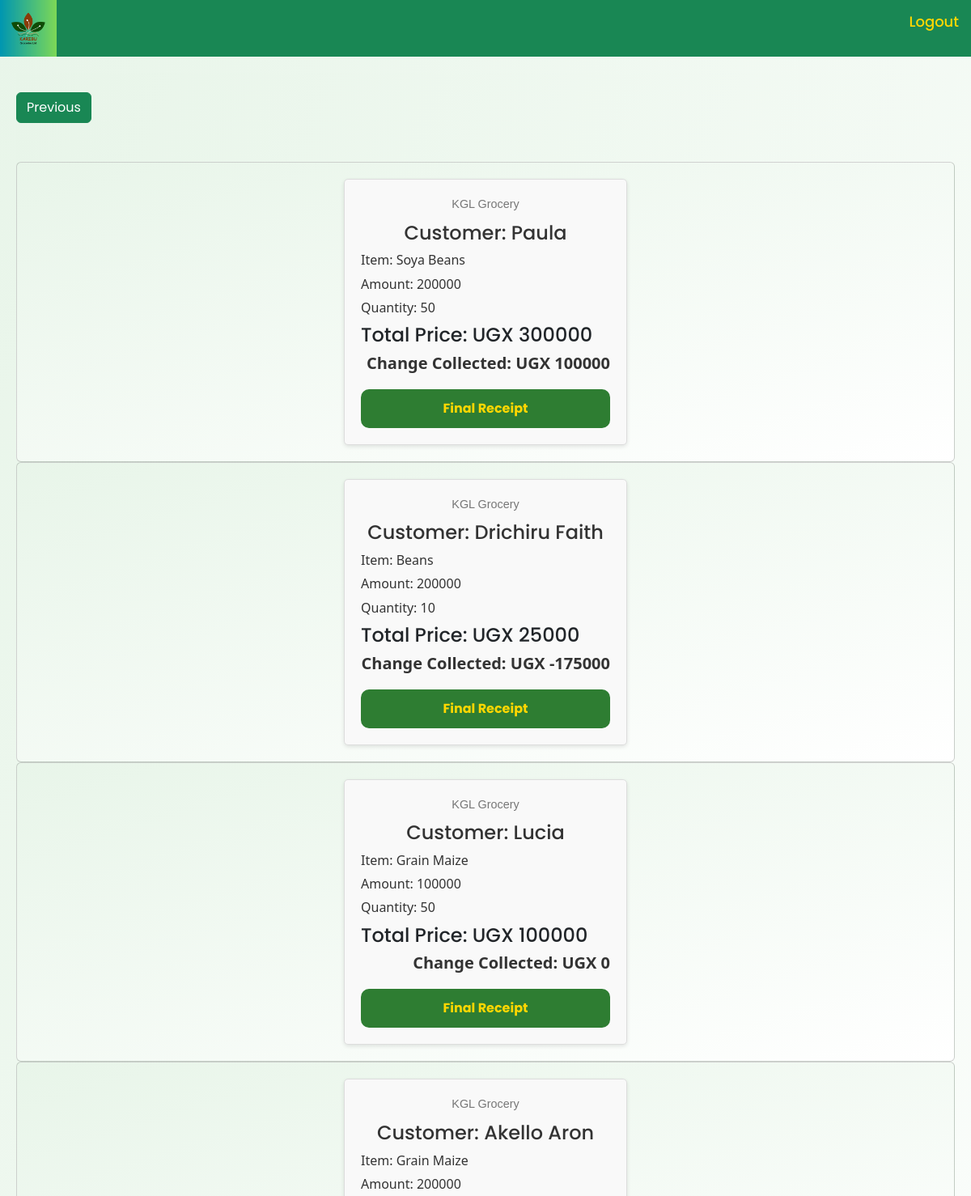
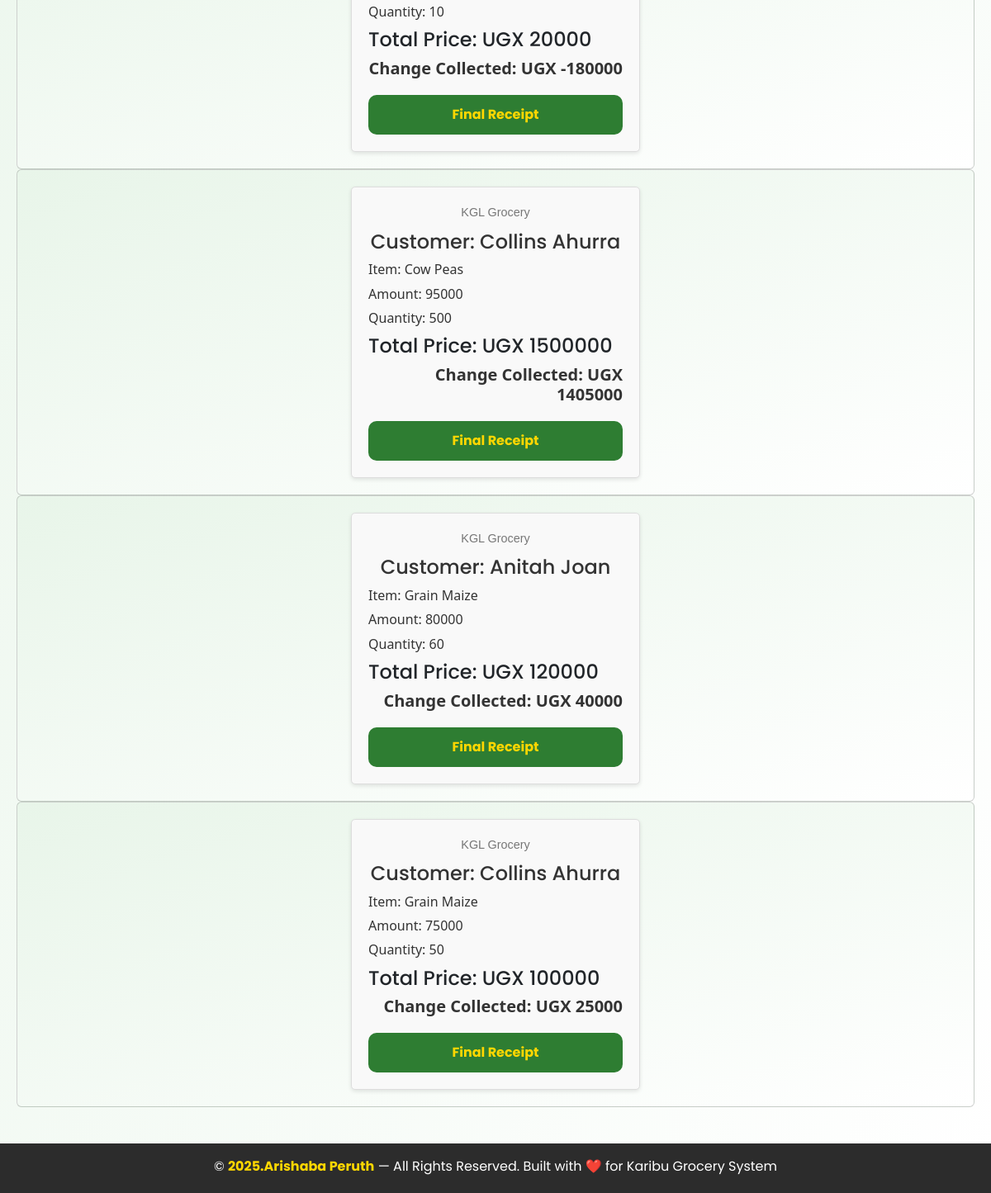
The app's page /receipt/ (signed in) with its own data (2 pictures, top to bottom).
### homeapp/models.py (models this page shows, shortened)
class Sale(models.Model):
    Name_of_produce = models.ForeignKey(Stock, blank=True, null=True, on_delete=models.CASCADE)
    item_name = models.CharField(blank=True, null=True)
    Tonnage_in_kgs = models.IntegerField(blank=False)
    Amount_paid = models.IntegerField(default=0,blank=False)
    Branch = models.ForeignKey(Branch, blank=True, null=True, on_delete=models.CASCADE)
    Sales_agent_name = models.CharField(blank=False)
    Date_time = models.DateTimeField(auto_now_add=True)
    Name_of_buyer = models.CharField(blank=True)
    method_of_payment = models.CharField(choices=[("Cash", "Cash"), ("Credit", "Credit")],blank=True, null=True)
    def get_amount_paid(self):
        amount_paid = self.Tonnage_in_kgs * self.Name_of_produce.Unit_price
        return int(amount_paid)
    def get_change(self):
        change = self.get_amount_paid() - self.Amount_paid
        return (int(change))

class Stock(models.Model):
    Name_of_produce = models.CharField(max_length=100, null=True)
    Produce_type = models.CharField(choices=[("Internal","Internal"), ("External","External")] ,blank=True, null=True)
    Date = models.DateField(auto_now_add=True)
    Tonnage_in_kgs = models.IntegerField(blank=False, default=0)
    total_quantity = models.IntegerField(default=0,blank=True, null=True)
    Cost = models.IntegerField(blank=False, default=0)
    Unit_price = models.IntegerField(blank=True, null=True)
    Dealer_name = models.CharField(blank=False, default=0)
    Branch = models.ForeignKey(Branch,blank=True, null=True, on_delete=models.CASCADE)
    Contact = models.IntegerField(default=0, blank=False)
    received_quantity = models.IntegerField(default=0,blank=True,null=True)
    def __str__(self):
        return self.Name_of_produce

### homeapp/views.py (the view)
# urls.py: path('receipt/',views.receipt, name='receipt'),
@login_required
def receipt(request):
    if request.user.is_manager or request.user.is_manager_2:
        branch_name = 'Maganjo' if request.user.is_manager else 'Matugga'
        branch = Branch.objects.get(branch_name=branch_name)
        sales = Sale.objects.filter(Branch=branch).order_by('-id')
    elif request.user.is_salesagent or request.user.is_salesagent_2:
        branch_name = 'Maganjo' if request.user.is_salesagent else 'Matugga'
        branch = Branch.objects.get(branch_name=branch_name)
        sales = Sale.objects.filter(Branch=branch).order_by('-id')
    else:
        sales = Sale.objects.all().order_by('-id')
    return render(request, 'homeapp/receipt.html', {'sales': sales})

### homeapp/templates/homeapp/receipt.html (shortened to what this page needs)
{% extends 'homeapp/base.html' %}
{% load static %}
{% block content %}
<main style=" background: linear-gradient(to bottom right, #e8f5e9, #ffffff); margin: 20px;">
    <link rel="stylesheet" href="{% static 'receipt.css' %}">
    <br>
    <div>
        {% if user.is_salesagent or user.is_salesagent_2 %}
        <a href="{% url 'salesagent' %}"><button class="btn btn-success">Previous</button></a>
        {% endif %}
    </div>
<br><br>
    {% for sale in sales %}
        <div class="card" style=" background: linear-gradient(to bottom right, #e8f5e9, #ffffff);">
            <div class="card-body">
                <h3>
                    Customer: {{ sale.Name_of_buyer }}
                </h3>
                <h6>Item: {{ sale.Name_of_produce }}</h6>
                <h6>Amount: {{ sale.Amount_paid }}</h6>
                <h6>Quantity: {{ sale.Tonnage_in_kgs }}</h6>
                <h4>Total Price: UGX {{ sale.get_amount_paid }}</h4>
                <div style="flex: 1">
                    <h5 class="card-text">
                        Change Collected: UGX {{ sale.get_change }}
                    </h5>
                    <a href="{% url 'receipt_detail' sale.id %}"><button type="submit"  class="btn btn-danger" style="color: gold;">Final Receipt</button></a>
                </div>
            </div>
        </div>
    {% endfor %}
</main>
{% endblock %}

### homeapp/static/base.css (style rules this page uses)
* { margin: 0; padding: 0; box-sizing: border-box; font-family: 'Poppins', sans-serif; }
body { padding-top: 70px; }

### homeapp/static/login.css (style rules this page uses)
.card-body { background-color: rgba(255, 255, 255, 0.9); border-radius: 16px; padding: 40px 30px; max-width: 380px; width: 100%; box-shadow: 0 12px 30px rgba(0, 0, 0, 0.1); backdrop-filter: blur(4px); }
.card-body h5, .card-body h6 { font-family: 'Segoe UI', sans-serif; margin-bottom: 10px; color: #333; }
.card-body button[type="submit"] { width: 100%; padding: 12px; margin-top: 10px; background-color: #2e7d32; color: white; border: none; border-radius: 10px; font-size: 16px; font-weight: bold; transition: background-color 0.3s ease; }

### homeapp/static/dashboard1.css (style rules this page uses)
*, *::before, *::after { margin: 0; padding: 0; box-sizing: border-box; }
html { height: 100%; }
body { min-height: 100vh; display: flex; flex-direction: column; background-color: #f5f6fa; }

### homeapp/static/receipt.css (style rules this page uses)
.card-body { font-family: 'Arial', sans-serif; padding: 20px; border: 1px solid #ddd; border-radius: 5px; width: 350px; margin: 20px auto; box-shadow: 0 2px 5px rgba(0, 0, 0, 0.1); background-color: #f9f9f9; }
h3 { color: #333; font-size: 1.5em; margin-top: 0; margin-bottom: 10px; text-align: center; }
h6 { color: #555; font-size: 1em; margin-bottom: 5px; }
.card-text { color: #007bff; font-weight: bold; text-align: right; margin-bottom: 15px; }
.btn-danger { background-color: #dc3545; color: white; border: none; padding: 10px 15px; border-radius: 5px; cursor: pointer; font-size: 1em; transition: background-color 0.3s ease; width: 100%; box-sizing: border-box; }
.card-body::before { content: 'KGL Grocery'; display: block; text-align: center; color: #777; font-size: 0.9em; margin-bottom: 10px; }

### records on screen
Sale: Name_of_buyer "Paula", Name_of_produce "Soya Beans", Amount_paid "200000", Tonnage_in_kgs "50", get_amount_paid "300000", get_change "100000"
Sale: Name_of_buyer "Drichiru Faith", Name_of_produce "Beans", Amount_paid "200000", Tonnage_in_kgs "10", get_amount_paid "25000", get_change "-175000"
Sale: Name_of_buyer "Lucia", Name_of_produce "Grain Maize", Amount_paid "100000", Tonnage_in_kgs "50", get_amount_paid "100000", get_change "0"
Sale: Name_of_buyer "Akello Aron", Name_of_produce "Grain Maize", Amount_paid "200000", Tonnage_in_kgs "10", get_amount_paid "20000", get_change "-180000"
Sale: Name_of_buyer "Collins Ahurra", Name_of_produce "Cow Peas", Amount_paid "95000", Tonnage_in_kgs "500", get_amount_paid "1500000", get_change "1405000"
Sale: Name_of_buyer "Anitah Joan", Name_of_produce "Grain Maize", Amount_paid "80000", Tonnage_in_kgs "60", get_amount_paid "120000", get_change "40000"
Sale: Name_of_buyer "Collins Ahurra", Name_of_produce "Grain Maize", Amount_paid "75000", Tonnage_in_kgs "50", get_amount_paid "100000", get_change "25000"
